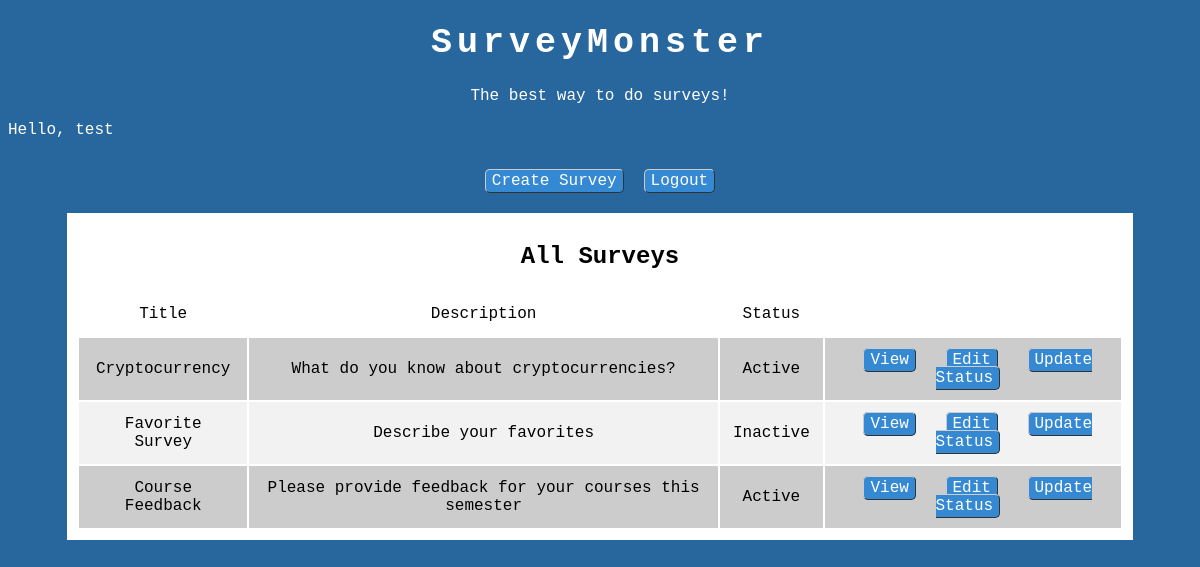
The page /welcome.php (signed in) on the database its author committed.
### tables this page shows
CREATE TABLE `entity_survey` (
  `survey_id` int(10) NOT NULL,
  `title` varchar(50) DEFAULT NULL,
  `is_active` tinyint(1) DEFAULT NULL,
  `numQuestions` int(7) DEFAULT NULL,
  `description` varchar(200) DEFAULT NULL,
  PRIMARY KEY (`survey_id`)
);

### welcome.php (the view, shortened to what this page needs)
<?php
include 'connection-inc.php';
function getSurveys($conn) {
    $query = "SELECT * FROM entity_survey";
    $result = $conn->query($query);
    $surveys = array();
    while ($row = $result->fetch_assoc()) {
        $surveys[] = $row;
    }
    return $surveys;
}
$surveys = getSurveys($conn);
?>
<!DOCTYPE html>
<html lang="en">
<head>
    <link rel="stylesheet" href="styles.css">
</head>
<body>
    <h1 id="title">SurveyMonster</h1>
    <p id="motto">The best way to do surveys!</p>
    <?php
    echo 'Hello, ' . $_SESSION['user_name'];
    echo '<div class="container btn-container">
            <a class="buttons" href="newSurvey.php">Create Survey</a>
            <a class="buttons" href="logout.php">Logout</a>
        </div>';
    ?>
    <div class="surv-container">
        <h2>All Surveys</h2>
        <table>
            <thead>
                <tr id="1strow">
                    <th>Title</th>
                    <th>Description</th>
                    <th>Status</th>
                    <th></th>
                </tr>
            </thead>
            <tbody>
                <?php
                foreach ($surveys as $survey) {
                    echo '<tr>';
                    echo '<td>' . $survey['title'] . '</td>';
                    echo '<td>' . $survey['description'] . '</td>';
                    echo '<td>' . ($survey['is_active'] ? 'Active' : 'Inactive') . '</td>';
                    echo '<td>
                            <a class="buttons" href="viewSurvey.php?survey_id=' . $survey['survey_id'] . '">View</a>
                            <a class="buttons" href="editSurvey.php?survey_id=' . $survey['survey_id'] . '">Edit</a>
                            <a class="buttons" href="deleteSurvey.php?survey_id=' . $survey['survey_id'] . '">Update Status</a>
                        </td>';
                    echo '</tr>';
                }
                ?>
            </tbody>
        </table>
    </div>
</body>
</html>

### styles.css (style rules this page uses)
* { box-sizing: border-box; }
body { color: white; }
#motto { text-align: center; }
body { background-color: #28679E; font-family: Courier, sans-serif; }
.container { text-align: center; color: black; margin: 0 auto; }
#title { text-align: center; font-size: 35px; letter-spacing: 5px; }
a { color: #3589D2; text-decoration: none; }
.btn-container { width: 100%; margin-top: 20px; display: flex; justify-content: center; }
.surv-container { color: black; margin: 0 auto; width: 90%; margin-top: 10px; padding: 10px; background-color: white; overflow-x: auto; display: flex; flex-direction: column; align-items: center; }
.buttons { text-decoration: none; background-color: #3589D2; color: white; border-radius: 5px; margin: 10px; padding: 2px 6px 2px 6px; border-top: 1px solid #CCCCCC; border-right: 1px solid #333333; border-bottom: 1px solid #333333; border-left: 1px solid #CCCCCC; }
.surv-container th, .surv-container td { text-align: center; padding: 13px; font-weight: 100; }
.surv-container tbody tr:nth-child(odd) { background-color: #CCCCCC; }
.surv-container tbody tr:nth-child(even) { background-color: #f2f2f2; }

### rows shown on the page
entity_survey: title "Cryptocurrency", description "What do you know about cryptocurrencies?", is_active "Active"
entity_survey: title "Favorite Survey", description "Describe your favorites", is_active "Inactive"
entity_survey: title "Course Feedback", description "Please provide feedback for your courses this semester", is_active "Active"

### other values the page prints
$_SESSION['user_name'] "test"
